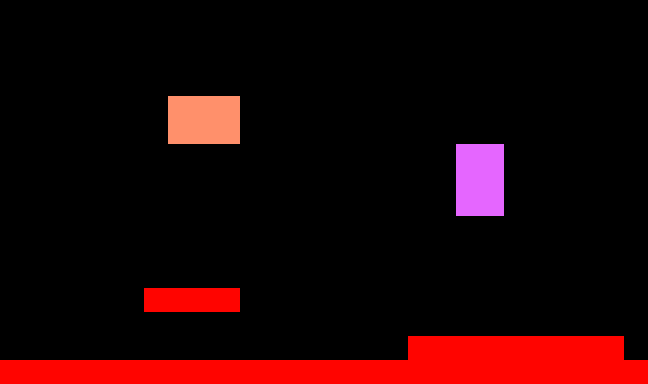

A level layout from a 2D game, rendered from its tile map. Below: a short description, then the map file with its tile-grid data intact:
An orthogonal 27x16 tile map with 24x24 px tiles, 1 tile layer (Tile Layer 1).

<map version="1.10" tiledversion="1.11.0" orientation="orthogonal" renderorder="right-down" width="27" height="16" tilewidth="24" tileheight="24" infinite="0" nextlayerid="2" nextobjectid="1">
 <tileset firstgid="1" source="../tilesets/myTileset.tsx" />
 <layer id="1" name="Tile Layer 1" width="27" height="16">
  <data encoding="csv">
0,0,0,0,0,0,0,0,0,0,0,0,0,0,0,0,0,0,0,0,0,0,0,0,0,0,0,
0,0,0,0,0,0,0,0,0,0,0,0,0,0,0,0,0,0,0,0,0,0,0,0,0,0,0,
0,0,0,0,0,0,0,0,0,0,0,0,0,0,0,0,0,0,0,0,0,0,0,0,0,0,0,
0,0,0,0,0,0,0,0,0,0,0,0,0,0,0,0,0,0,0,0,0,0,0,0,0,0,0,
0,0,0,0,0,0,0,5,5,5,0,0,0,0,0,0,0,0,0,0,0,0,0,0,0,0,0,
0,0,0,0,0,0,0,5,5,5,0,0,0,0,0,0,0,0,0,0,0,0,0,0,0,0,0,
0,0,0,0,0,0,0,0,0,0,0,0,0,0,0,0,0,0,0,3,3,0,0,0,0,0,0,
0,0,0,0,0,0,0,0,0,0,0,0,0,0,0,0,0,0,0,3,3,0,0,0,0,0,0,
0,0,0,0,0,0,0,0,0,0,0,0,0,0,0,0,0,0,0,3,3,0,0,0,0,0,0,
0,0,0,0,0,0,0,0,0,0,0,0,0,0,0,0,0,0,0,0,0,0,0,0,0,0,0,
0,0,0,0,0,0,0,0,0,0,0,0,0,0,0,0,0,0,0,0,0,0,0,0,0,0,0,
0,0,0,0,0,0,0,0,0,0,0,0,0,0,0,0,0,0,0,0,0,0,0,0,0,0,0,
0,0,0,0,0,0,1,1,1,1,0,0,0,0,0,0,0,0,0,0,0,0,0,0,0,0,0,
0,0,0,0,0,0,0,0,0,0,0,0,0,0,0,0,0,0,0,0,0,0,0,0,0,0,0,
0,0,0,0,0,0,0,0,0,0,0,0,0,0,0,0,0,1,1,1,1,1,1,1,1,1,0,
1,1,1,1,1,1,1,1,1,1,1,1,1,1,1,1,1,1,1,1,1,1,1,1,1,1,1
</data>
 </layer>
</map>
